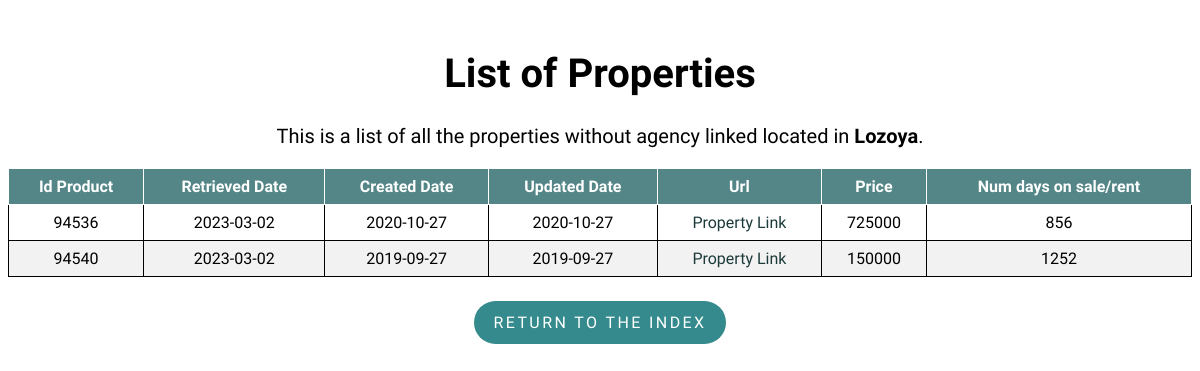
Page /property/Lozoya on the earlier database version.
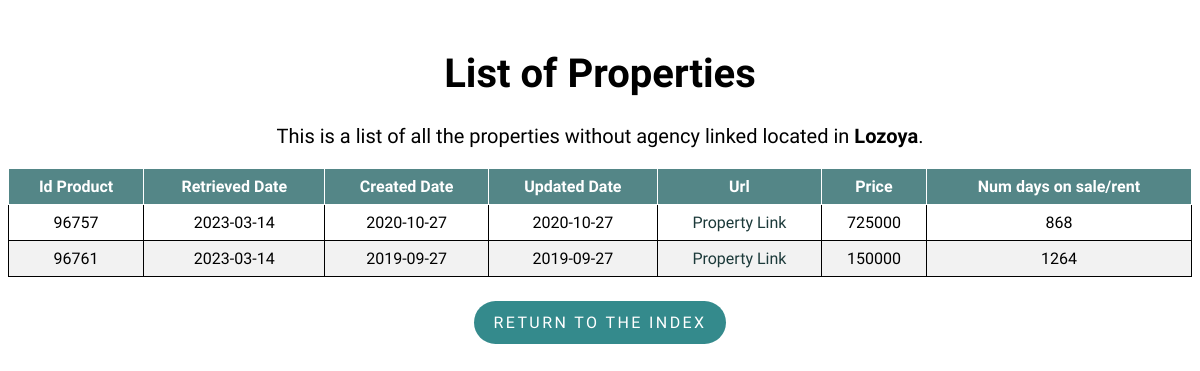
Same page on the later database version.
### flask-app/app.py (models this page shows)
class Property(db.Model):
    __tablename__ = 'properties'
    id_product = db.Column(db.Integer, primary_key=True)
    retrieved_date = db.Column(db.Date)
    created_date = db.Column(db.Date)
    url = db.Column(db.Text)
    mobile = db.Column(db.Integer)
    agency = db.Column(db.Text)
    real_estate_id = db.Column(db.Integer)
    price = db.Column(db.Integer)
    type_id = db.Column(db.Integer)
    trans_type_id = db.Column(db.Integer)
    location = db.Column(db.Text)
    num_days = db.Column(db.Integer)
    updated_date = db.Column(db.Date)

### flask-app/app.py (the view)
@app.route('/property/<location>', methods=['GET', 'POST'])
def property(location):
    properties = Property.query.filter_by(
        type_id=1, location=location).order_by(Property.url).distinct()
    return render_template('list.html', properties=properties, location=location)

### flask-app/templates/list.html (shortened to what this page needs)
<!DOCTYPE html>
<html lang="en">
<head>
    <link rel="stylesheet" type="text/css" href="{{ url_for('static', filename='styles/style.css') }}">
    <link rel="stylesheet" type="text/css" href="{{ url_for('static', filename='styles/tablesort.css') }}">
</head>
<body>
    <h1 class="list_header" style="font-size:40px;">List of Properties</h1>
    <p class="list_header" style="margin-top: 25px;font-size:20px;">This is a list of all the properties without agency linked located in
        <strong>{{ location }}</strong>.
    </p>
    <table class="table table-sortable">
        <thead>
            <tr>
                <th>Id Product</th>
                <th>Retrieved Date</th>
                <th>Created Date</th>
                <th>Updated Date</th>
                <th>Url</th>
                <th>Price</th>
                <th>Num days on sale/rent</th>
            </tr>
        </thead>
        <tbody>
            {% for property in properties %}
            <tr>
                <td>{{ property.id_product }}</td>
                <td>{{ property.retrieved_date }}</td>
                <td>{{ property.created_date }}</td>
                <td>{{ property.updated_date }}</td>
                <td>
                    <a class="property_link" href={{ property.url }}>Property Link</a>
                </td>
                <td><a>{{ property.price }}</a></td>
                <td>{{ property.num_days }}</td>
            </tr>
            {% endfor %}
        </tbody>
    </table>
    <div class = "btn_container">
        <p class="return_btn"><a class = "btn_link" href="{{ url_for('index') }}">Return to the index</a></p>
    </div>
</body>
</html>

Differences in the rows shown:
removed Property: id_product "94536", retrieved_date "2023-03-02", created_date "2020-10-27", updated_date "2020-10-27", price "725000", num_days "856"
removed Property: id_product "94540", retrieved_date "2023-03-02", created_date "2019-09-27", updated_date "2019-09-27", price "150000", num_days "1252"
added Property: id_product "96757", retrieved_date "2023-03-14", created_date "2020-10-27", updated_date "2020-10-27", price "725000", num_days "868"
added Property: id_product "96761", retrieved_date "2023-03-14", created_date "2019-09-27", updated_date "2019-09-27", price "150000", num_days "1264"
